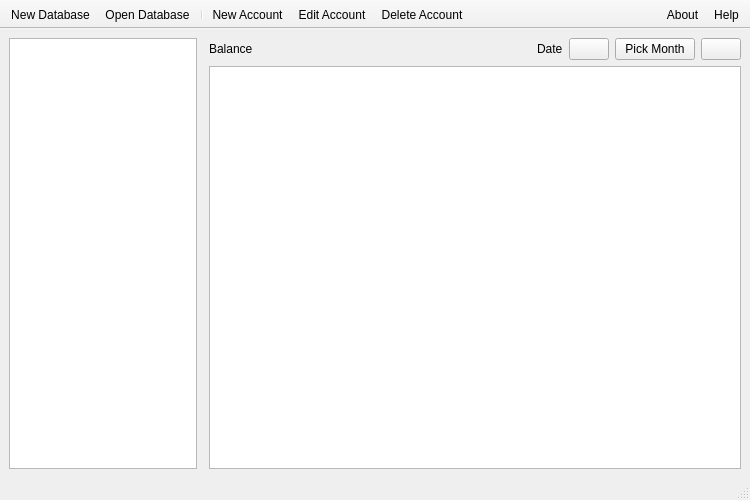
<?xml version="1.0" encoding="UTF-8"?>
<ui version="4.0">
 <class>main_window</class>
 <widget class="QMainWindow" name="main_window">
  <property name="geometry">
   <rect>
    <x>0</x>
    <y>0</y>
    <width>750</width>
    <height>500</height>
   </rect>
  </property>
  <property name="minimumSize">
   <size>
    <width>750</width>
    <height>500</height>
   </size>
  </property>
  <property name="windowTitle">
   <string>PyBalance</string>
  </property>
  <widget class="QWidget" name="central_widget">
   <layout class="QHBoxLayout" name="horizontalLayout_2">
    <item>
     <widget class="QListWidget" name="list_widget">
      <property name="sizePolicy">
       <sizepolicy hsizetype="Maximum" vsizetype="Expanding">
        <horstretch>0</horstretch>
        <verstretch>0</verstretch>
       </sizepolicy>
      </property>
      <property name="maximumSize">
       <size>
        <width>188</width>
        <height>16777215</height>
       </size>
      </property>
     </widget>
    </item>
    <item>
     <widget class="Line" name="line">
      <property name="orientation">
       <enum>Qt::Horizontal</enum>
      </property>
     </widget>
    </item>
    <item>
     <layout class="QVBoxLayout" name="verticalLayout">
      <item>
       <layout class="QHBoxLayout" name="horizontalLayout">
        <item>
         <widget class="QLabel" name="balance_label">
          <property name="text">
           <string>Balance</string>
          </property>
         </widget>
        </item>
        <item>
         <spacer name="horizontalSpacer">
          <property name="orientation">
           <enum>Qt::Horizontal</enum>
          </property>
          <property name="sizeHint" stdset="0">
           <size>
            <width>40</width>
            <height>20</height>
           </size>
          </property>
         </spacer>
        </item>
        <item>
         <widget class="QLabel" name="label">
          <property name="text">
           <string>Date</string>
          </property>
         </widget>
        </item>
        <item>
         <widget class="QPushButton" name="pushButton_2">
          <property name="text">
           <string/>
          </property>
          <property name="icon">
           <iconset theme="go-previous"/>
          </property>
         </widget>
        </item>
        <item>
         <widget class="QPushButton" name="pushButton_3">
          <property name="text">
           <string>Pick Month</string>
          </property>
         </widget>
        </item>
        <item>
         <widget class="QPushButton" name="pushButton">
          <property name="sizePolicy">
           <sizepolicy hsizetype="Minimum" vsizetype="Fixed">
            <horstretch>0</horstretch>
            <verstretch>0</verstretch>
           </sizepolicy>
          </property>
          <property name="text">
           <string/>
          </property>
          <property name="icon">
           <iconset theme="go-next"/>
          </property>
         </widget>
        </item>
       </layout>
      </item>
      <item>
       <widget class="QTableView" name="table_view"/>
      </item>
     </layout>
    </item>
   </layout>
  </widget>
  <widget class="QToolBar" name="tool_bar">
   <property name="sizePolicy">
    <sizepolicy hsizetype="Expanding" vsizetype="Fixed">
     <horstretch>0</horstretch>
     <verstretch>0</verstretch>
    </sizepolicy>
   </property>
   <property name="windowTitle">
    <string>toolBar</string>
   </property>
   <property name="movable">
    <bool>false</bool>
   </property>
   <property name="allowedAreas">
    <set>Qt::TopToolBarArea</set>
   </property>
   <property name="floatable">
    <bool>false</bool>
   </property>
   <attribute name="toolBarArea">
    <enum>TopToolBarArea</enum>
   </attribute>
   <attribute name="toolBarBreak">
    <bool>false</bool>
   </attribute>
   <addaction name="action_new_database"/>
   <addaction name="action_open_database"/>
   <addaction name="separator"/>
   <addaction name="action_new_account"/>
   <addaction name="action_edit_account"/>
   <addaction name="action_delete_account"/>
  </widget>
  <widget class="QStatusBar" name="status_bar"/>
  <widget class="QToolBar" name="toolBar">
   <property name="sizePolicy">
    <sizepolicy hsizetype="Preferred" vsizetype="Fixed">
     <horstretch>0</horstretch>
     <verstretch>0</verstretch>
    </sizepolicy>
   </property>
   <property name="windowTitle">
    <string>toolBar</string>
   </property>
   <property name="layoutDirection">
    <enum>Qt::RightToLeft</enum>
   </property>
   <property name="movable">
    <bool>false</bool>
   </property>
   <property name="allowedAreas">
    <set>Qt::TopToolBarArea</set>
   </property>
   <property name="floatable">
    <bool>false</bool>
   </property>
   <attribute name="toolBarArea">
    <enum>TopToolBarArea</enum>
   </attribute>
   <attribute name="toolBarBreak">
    <bool>false</bool>
   </attribute>
   <addaction name="action_help"/>
   <addaction name="action_about"/>
  </widget>
  <action name="action_new_database">
   <property name="icon">
    <iconset theme="window-new">
     <normaloff>.</normaloff>.</iconset>
   </property>
   <property name="text">
    <string>New Database</string>
   </property>
   <property name="statusTip">
    <string>Create a new database for another set of accounts</string>
   </property>
   <property name="whatsThis">
    <string>&lt;html&gt;&lt;head/&gt;&lt;body&gt;&lt;p&gt;Create a new database file for another set of accounts&lt;/p&gt;&lt;/body&gt;&lt;/html&gt;</string>
   </property>
  </action>
  <action name="action_open_database">
   <property name="icon">
    <iconset theme="window">
     <normaloff>.</normaloff>.</iconset>
   </property>
   <property name="text">
    <string>Open Database</string>
   </property>
   <property name="statusTip">
    <string>Open another database of accounts</string>
   </property>
   <property name="whatsThis">
    <string>&lt;html&gt;&lt;head/&gt;&lt;body&gt;&lt;p&gt;Open another database of accounts&lt;/p&gt;&lt;/body&gt;&lt;/html&gt;</string>
   </property>
  </action>
  <action name="action_new_account">
   <property name="icon">
    <iconset theme="document-new">
     <normaloff>.</normaloff>.</iconset>
   </property>
   <property name="text">
    <string>New Account</string>
   </property>
   <property name="statusTip">
    <string>Create a new account</string>
   </property>
   <property name="whatsThis">
    <string>&lt;html&gt;&lt;head/&gt;&lt;body&gt;&lt;p&gt;Create a new account in the current database&lt;/p&gt;&lt;/body&gt;&lt;/html&gt;</string>
   </property>
  </action>
  <action name="action_edit_account">
   <property name="icon">
    <iconset theme="document-properties">
     <normaloff>.</normaloff>.</iconset>
   </property>
   <property name="text">
    <string>Edit Account</string>
   </property>
   <property name="statusTip">
    <string>Edit the currently selected account</string>
   </property>
   <property name="whatsThis">
    <string>&lt;html&gt;&lt;head/&gt;&lt;body&gt;&lt;p&gt;Edit the currently-selected account&lt;/p&gt;&lt;/body&gt;&lt;/html&gt;</string>
   </property>
  </action>
  <action name="action_delete_account">
   <property name="icon">
    <iconset theme="edit-delete">
     <normaloff>.</normaloff>.</iconset>
   </property>
   <property name="text">
    <string>Delete Account</string>
   </property>
   <property name="statusTip">
    <string>Delete the currently selected account</string>
   </property>
   <property name="whatsThis">
    <string>&lt;html&gt;&lt;head/&gt;&lt;body&gt;&lt;p&gt;Delete the currently-selected account&lt;/p&gt;&lt;/body&gt;&lt;/html&gt;</string>
   </property>
  </action>
  <action name="action_help">
   <property name="icon">
    <iconset theme="help">
     <normaloff>.</normaloff>.</iconset>
   </property>
   <property name="text">
    <string>Help</string>
   </property>
   <property name="toolTip">
    <string>Help</string>
   </property>
   <property name="shortcut">
    <string>F1</string>
   </property>
  </action>
  <action name="action_about">
   <property name="icon">
    <iconset theme="help-about">
     <normaloff>.</normaloff>.</iconset>
   </property>
   <property name="text">
    <string>About</string>
   </property>
   <property name="toolTip">
    <string>About</string>
   </property>
  </action>
 </widget>
 <resources/>
 <connections/>
</ui>
